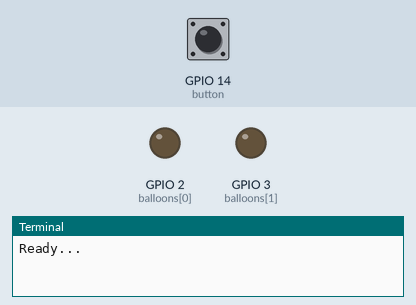
Bench run of a program on a simulated Raspberry Pi (BCM pin numbers). On the bench: output pins drawn as LEDs (lit = HIGH), the last lines printed to the terminal. The inputs (shaded band) are chosen by the test bench; at power-on: GPIO 14 (button) HIGH.

Above: at 1.2 s.
1.3 s: GPIO 14 (button) pulled LOW for 0.15 s
At 2.0 s:
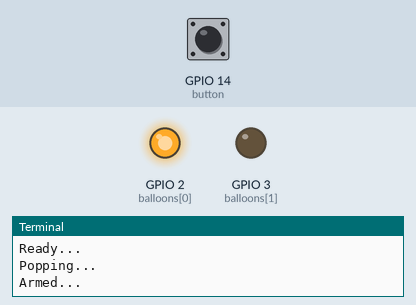
At 12.0 s:
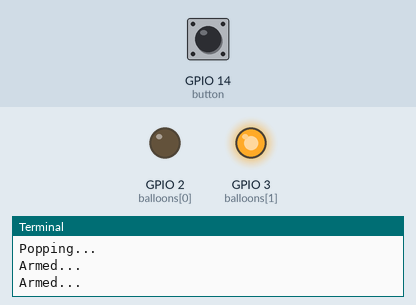
Timing chart, 0 to 12.8 s (numbered marks = the images above; inputs shaded):
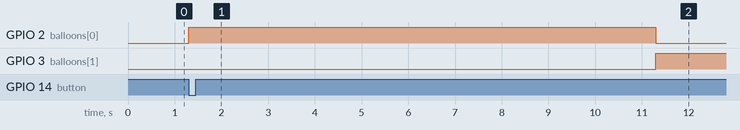

Measured:
- after the input at 1.3 s, GPIO 2 (balloons[0]): LOW → HIGH at once, → LOW 10.0 s later; GPIO 3 (balloons[1]): LOW → HIGH after 10.0 s

The program:

balloon2.py
```python
import RPi.GPIO as GPIO
from time import sleep

GPIO.setmode(GPIO.BCM)
GPIO.setwarnings(False)

button = 14
balloons = [2, 3]

GPIO.setup(button, GPIO.IN, GPIO.PUD_UP)

for balloon in balloons:
    GPIO.setup(balloon, GPIO.OUT)

print("Ready...")
GPIO.wait_for_edge(button, GPIO.FALLING)
print("Popping...")
for balloon in balloons:
    print("Armed...")
    GPIO.output(balloon, True)
    sleep(10)
    GPIO.output(balloon, False)
```
